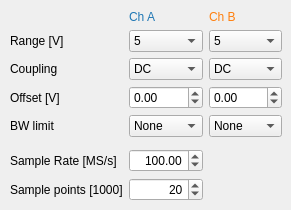
    <widget class="QWidget" name="acquisitionTab">
     <property name="enabled">
      <bool>true</bool>
     </property>
     <property name="font">
      <font>
       <weight>50</weight>
       <bold>false</bold>
      </font>
     </property>
     <attribute name="title">
      <string>Acquisition</string>
     </attribute>
     <widget class="QWidget" name="gridLayoutWidget_3">
      <property name="geometry">
       <rect>
        <x>10</x>
        <y>10</y>
        <width>272</width>
        <height>191</height>
       </rect>
      </property>
      <layout class="QGridLayout" name="verticalGridLayout">
       <item row="9" column="1">
        <widget class="QDoubleSpinBox" name="nSamplesSpinBox">
         <property name="locale">
          <locale language="English" country="UnitedKingdom"/>
         </property>
         <property name="alignment">
          <set>Qt::AlignRight|Qt::AlignTrailing|Qt::AlignVCenter</set>
         </property>
         <property name="decimals">
          <number>0</number>
         </property>
         <property name="minimum">
          <double>1.000000000000000</double>
         </property>
         <property name="maximum">
          <double>100.000000000000000</double>
         </property>
         <property name="value">
          <double>20.000000000000000</double>
         </property>
        </widget>
       </item>
       <item row="9" column="0">
        <widget class="QLabel" name="nSamplesLabel">
         <property name="locale">
          <locale language="English" country="UnitedKingdom"/>
         </property>
         <property name="text">
          <string>Sample points [1000]</string>
         </property>
        </widget>
       </item>
       <item row="7" column="1">
        <widget class="QDoubleSpinBox" name="samplerateSpinBox">
         <property name="alignment">
          <set>Qt::AlignRight|Qt::AlignTrailing|Qt::AlignVCenter</set>
         </property>
         <property name="minimum">
          <double>0.100000000000000</double>
         </property>
         <property name="maximum">
          <double>250.000000000000000</double>
         </property>
         <property name="value">
          <double>100.000000000000000</double>
         </property>
        </widget>
       </item>
       <item row="4" column="2">
        <widget class="QDoubleSpinBox" name="offsetBSpinBox">
         <property name="locale">
          <locale language="English" country="UnitedKingdom"/>
         </property>
         <property name="buttonSymbols">
          <enum>QAbstractSpinBox::UpDownArrows</enum>
         </property>
         <property name="suffix">
          <string/>
         </property>
         <property name="decimals">
          <number>2</number>
         </property>
         <property name="minimum">
          <double>-1.000000000000000</double>
         </property>
         <property name="maximum">
          <double>1.000000000000000</double>
         </property>
         <property name="singleStep">
          <double>0.010000000000000</double>
         </property>
         <property name="value">
          <double>0.000000000000000</double>
         </property>
        </widget>
       </item>
       <item row="3" column="2">
        <widget class="QComboBox" name="couplingBComboBox">
         <property name="maximumSize">
          <size>
           <width>16777215</width>
           <height>16777215</height>
          </size>
         </property>
         <property name="currentText">
          <string>DC</string>
         </property>
         <property name="currentIndex">
          <number>0</number>
         </property>
         <item>
          <property name="text">
           <string>DC</string>
          </property>
         </item>
         <item>
          <property name="text">
           <string>AC</string>
          </property>
         </item>
        </widget>
       </item>
       <item row="7" column="0">
        <widget class="QLabel" name="samplerateLabel">
         <property name="locale">
          <locale language="English" country="UnitedKingdom"/>
         </property>
         <property name="text">
          <string>Sample Rate [MS/s]</string>
         </property>
        </widget>
       </item>
       <item row="4" column="1">
        <widget class="QDoubleSpinBox" name="offsetASpinBox">
         <property name="sizePolicy">
          <sizepolicy hsizetype="Minimum" vsizetype="Preferred">
           <horstretch>0</horstretch>
           <verstretch>0</verstretch>
          </sizepolicy>
         </property>
         <property name="locale">
          <locale language="English" country="UnitedKingdom"/>
         </property>
         <property name="buttonSymbols">
          <enum>QAbstractSpinBox::UpDownArrows</enum>
         </property>
         <property name="suffix">
          <string/>
         </property>
         <property name="decimals">
          <number>2</number>
         </property>
         <property name="minimum">
          <double>-1.000000000000000</double>
         </property>
         <property name="maximum">
          <double>1.000000000000000</double>
         </property>
         <property name="singleStep">
          <double>0.010000000000000</double>
         </property>
         <property name="value">
          <double>0.000000000000000</double>
         </property>
        </widget>
       </item>
       <item row="3" column="1">
        <widget class="QComboBox" name="couplingAComboBox">
         <property name="sizePolicy">
          <sizepolicy hsizetype="Preferred" vsizetype="Preferred">
           <horstretch>0</horstretch>
           <verstretch>0</verstretch>
          </sizepolicy>
         </property>
         <property name="minimumSize">
          <size>
           <width>0</width>
           <height>0</height>
          </size>
         </property>
         <property name="maximumSize">
          <size>
           <width>16777215</width>
           <height>16777215</height>
          </size>
         </property>
         <property name="currentText">
          <string>DC</string>
         </property>
         <property name="currentIndex">
          <number>0</number>
         </property>
         <item>
          <property name="text">
           <string>DC</string>
          </property>
         </item>
         <item>
          <property name="text">
           <string>AC</string>
          </property>
         </item>
        </widget>
       </item>
       <item row="2" column="0">
        <widget class="QLabel" name="range_Label">
         <property name="minimumSize">
          <size>
           <width>0</width>
           <height>0</height>
          </size>
         </property>
         <property name="locale">
          <locale language="English" country="UnitedKingdom"/>
         </property>
         <property name="text">
          <string>Range [V]</string>
         </property>
        </widget>
       </item>
       <item row="3" column="0">
        <widget class="QLabel" name="couplingLabel">
         <property name="locale">
          <locale language="English" country="UnitedKingdom"/>
         </property>
         <property name="text">
          <string>Coupling</string>
         </property>
        </widget>
       </item>
       <item row="4" column="0">
        <widget class="QLabel" name="offset_Label">
         <property name="locale">
          <locale language="English" country="UnitedKingdom"/>
         </property>
         <property name="text">
          <string>Offset [V]</string>
         </property>
        </widget>
       </item>
       <item row="2" column="1">
        <widget class="QComboBox" name="rangeAComboBox">
         <property name="sizePolicy">
          <sizepolicy hsizetype="Preferred" vsizetype="Preferred">
           <horstretch>0</horstretch>
           <verstretch>0</verstretch>
          </sizepolicy>
         </property>
         <property name="minimumSize">
          <size>
           <width>60</width>
           <height>0</height>
          </size>
         </property>
         <property name="maximumSize">
          <size>
           <width>16777215</width>
           <height>16777215</height>
          </size>
         </property>
         <property name="currentIndex">
          <number>8</number>
         </property>
         <item>
          <property name="text">
           <string>10 m</string>
          </property>
         </item>
         <item>
          <property name="text">
           <string>20 m</string>
          </property>
         </item>
         <item>
          <property name="text">
           <string>50 m</string>
          </property>
         </item>
         <item>
          <property name="text">
           <string>100 m</string>
          </property>
         </item>
         <item>
          <property name="text">
           <string>200 m</string>
          </property>
         </item>
         <item>
          <property name="text">
           <string>500 m</string>
          </property>
         </item>
         <item>
          <property name="text">
           <string>1</string>
          </property>
         </item>
         <item>
          <property name="text">
           <string>2</string>
          </property>
         </item>
         <item>
          <property name="text">
           <string>5</string>
          </property>
         </item>
         <item>
          <property name="text">
           <string>10</string>
          </property>
         </item>
        </widget>
       </item>
       <item row="0" column="1">
        <widget class="QLabel" name="chALabel">
         <property name="styleSheet">
          <string notr="true">color: rgb(31, 119, 180);</string>
         </property>
         <property name="text">
          <string>Ch A</string>
         </property>
        </widget>
       </item>
       <item row="2" column="2">
        <widget class="QComboBox" name="rangeBComboBox">
         <property name="sizePolicy">
          <sizepolicy hsizetype="Preferred" vsizetype="Preferred">
           <horstretch>0</horstretch>
           <verstretch>0</verstretch>
          </sizepolicy>
         </property>
         <property name="currentText">
          <string>5</string>
         </property>
         <property name="currentIndex">
          <number>8</number>
         </property>
         <item>
          <property name="text">
           <string>10 m</string>
          </property>
         </item>
         <item>
          <property name="text">
           <string>20 m</string>
          </property>
         </item>
         <item>
          <property name="text">
           <string>50 m</string>
          </property>
         </item>
         <item>
          <property name="text">
           <string>100 m</string>
          </property>
         </item>
         <item>
          <property name="text">
           <string>200 m</string>
          </property>
         </item>
         <item>
          <property name="text">
           <string>500 m</string>
          </property>
         </item>
         <item>
          <property name="text">
           <string>1</string>
          </property>
         </item>
         <item>
          <property name="text">
           <string>2</string>
          </property>
         </item>
         <item>
          <property name="text">
           <string>5</string>
          </property>
         </item>
         <item>
          <property name="text">
           <string>10</string>
          </property>
         </item>
        </widget>
       </item>
       <item row="5" column="1">
        <widget class="QComboBox" name="bwlBComboBox">
         <property name="currentText">
          <string>None</string>
         </property>
         <property name="currentIndex">
          <number>0</number>
         </property>
         <item>
          <property name="text">
           <string>None</string>
          </property>
         </item>
         <item>
          <property name="text">
           <string>20 MHz</string>
          </property>
         </item>
        </widget>
       </item>
       <item row="5" column="2">
        <widget class="QComboBox" name="bwlAComboBox">
         <property name="currentText">
          <string>None</string>
         </property>
         <property name="currentIndex">
          <number>0</number>
         </property>
         <item>
          <property name="text">
           <string>None</string>
          </property>
         </item>
         <item>
          <property name="text">
           <string>20 MHz</string>
          </property>
         </item>
        </widget>
       </item>
       <item row="0" column="2">
        <widget class="QLabel" name="chBLabel">
         <property name="styleSheet">
          <string notr="true">color: rgb(255, 127, 14);</string>
         </property>
         <property name="text">
          <string>Ch B</string>
         </property>
        </widget>
       </item>
       <item row="5" column="0">
        <widget class="QLabel" name="bwLabel">
         <property name="locale">
          <locale language="English" country="UnitedKingdom"/>
         </property>
         <property name="text">
          <string>BW limit</string>
         </property>
        </widget>
       </item>
       <item row="6" column="0">
        <spacer name="verticalSpacer_3">
         <property name="orientation">
          <enum>Qt::Vertical</enum>
         </property>
         <property name="sizeHint" stdset="0">
          <size>
           <width>20</width>
           <height>40</height>
          </size>
         </property>
        </spacer>
       </item>
      </layout>
     </widget>
    </widget>
